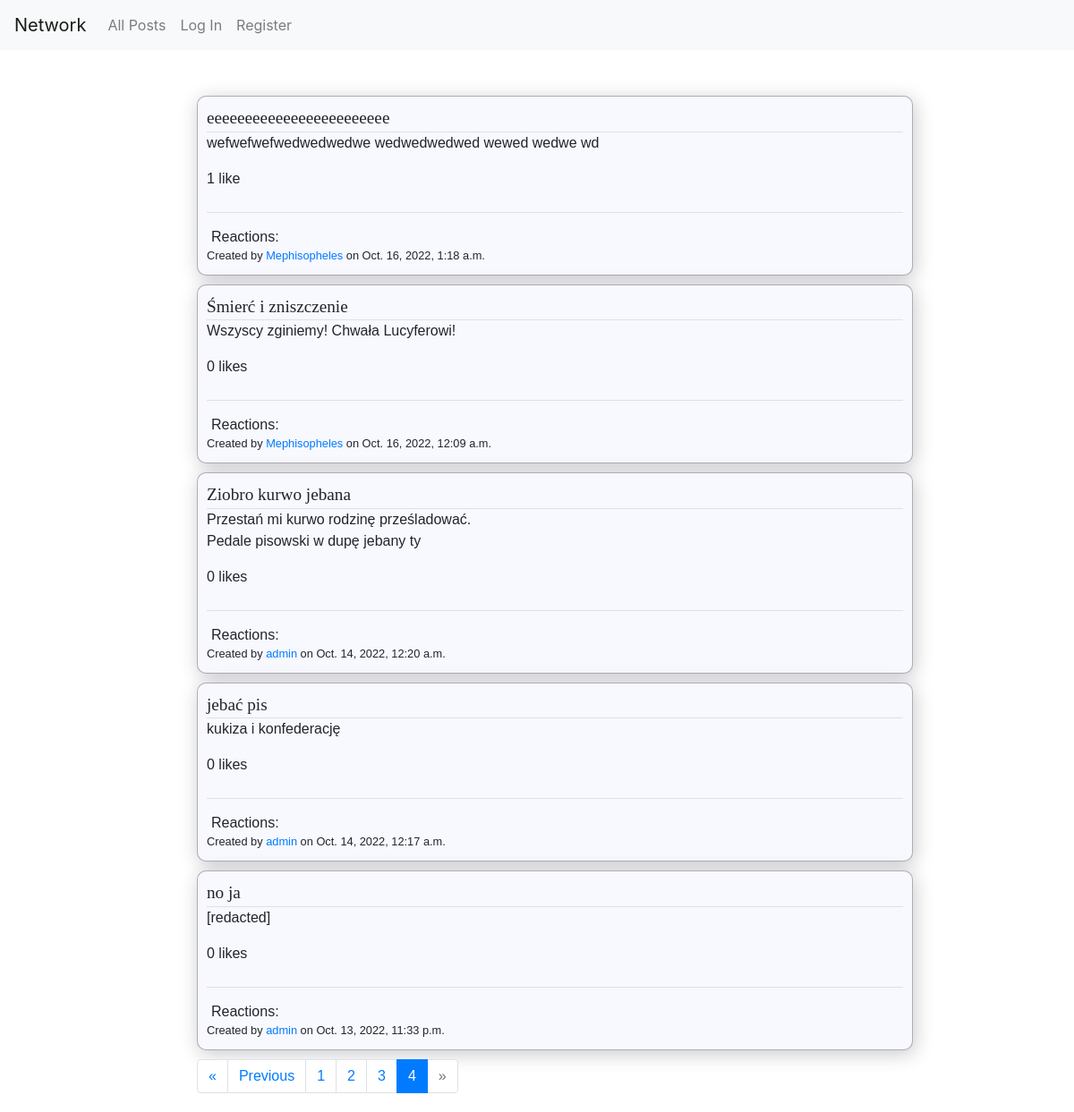
/?page=4, run on the app's committed database.
### network/models.py (models this page shows, shortened)
class Post(models.Model):
    author    = models.ForeignKey     (User, on_delete=models.CASCADE, related_name='posts')
    body      = models.CharField      (max_length=4096)
    likes     = models.ManyToManyField(User,          blank=True,      related_name='likes')
    timestamp = models.DateTimeField  (auto_now_add=True)
    title     = models.CharField      (max_length=64, blank=True)
    def total_likes(self):
        return self.likes.all().count()
    def get_reactions(self, user=None):
        reactions = {}
        for reaction_obj in self.reactions.all():
            category = reaction_obj.category.reaction
            if category in reactions.keys():
                reactions[category]['count'] += 1
            else:
                reactions[category]          = {}
                reactions[category]['emoji'] = reaction_obj.category.emoji
                reactions[category]['count'] = 1
        if user:
            user_reaction = self.reactions.filter(user=user)
            if len(user_reaction) == 1:
                key = str(user_reaction[0].category.reaction)
                reactions[key]['your_reaction'] = True
        return reactions

class User(AbstractUser):
    shadowbanned = models.BooleanField(default=False)

### network/views.py (the view)
# urls.py: path("",          views.index,       name="index"),
def index(request):
    content = paginate( filter_shadowbans(request,
                            Post.objects.all().order_by('-timestamp')),
                        request.GET.get('page'),
                        user=logged_in_user(request))
    return render(request, "network/index.html", {
        "new_post_form": NewPostForm,
        "paginator"    : content['paginator'],
        "page_obj"     : content['page_obj']
    })

### network/util.py (called while the page is built)
def paginate(content, page_number, paginate_by=10, user=None):
    paginator = Paginator(content, paginate_by)
    page_obj  = paginator.get_page(page_number)
    print(f"Logged in user is {user}")
    for page_item in page_obj:
        if hasattr(page_item, 'get_reactions'):
            page_item.reactions_data = page_item.get_reactions(user)
    return {
        "paginator": paginator,
        "page_obj" : page_obj
    }

def logged_in_user(request):
    return request.user if request.user.is_authenticated else None

def filter_shadowbans(request, posts):
    if request.user.is_superuser:
        return posts
    return posts.filter(Q(author__shadowbanned=False) | Q(author=request.user.id))

### network/templates/network/index.html (shortened to what this page needs)
{% extends "network/layout.html" %}
{% load static %}
{% block body %}
    <div class="content-wrapper">
        <div id="posts-view">
            {% for post in page_obj %}
                {% include "./post.html" %}
            {% empty %}
                No posts
            {% endfor %}
            <div id="pagination-wrapper">
                {% include './pagination.html' %}
            </div>
        </div>
    </div>
{% endblock %}

### network/templates/network/post.html (shortened to what this page needs)
<div {% if post.author.shadowbanned and request.user.is_superuser %}
        class="post post-shadowbanned"
    {% else %}
        class="post"
    {% endif %}
    id="post-{{ post.id }}" data-postid="{{ post.id }}">
    <div class="post-title">
        {% if post.title %}
            <span class="has-title">{{ post.title }}</span>
        {% else %}
            <span class="no-title">No title</span>
        {% endif %}
    </div>
    <div class="post-body">{{ post.body|linebreaks }}</div>
    <div class="post-likes">
        <span class="likes-counter">
            {{ post.total_likes }}
            like{% if post.total_likes != 1 %}s{% endif %}
        </span>
    </div>
    <div class="post-reactions-wrapper">
        <div class="post-reactions-container">
            <div class="post-reactions-interface">
                <div class="reactions-announcer"> Reactions:</div>
            </div>
        </div>
    </div>
    <div class="post-credentials">
        Created by
        <span class='author'>
            <a href="{% url 'profile' post.author.id %}">{{ post.author.username }}</a>
        </span>
        on {{ post.timestamp }}
    </div>
</div>

### network/static/network/styles.css (style rules this page uses)
* { -webkit-box-sizing: border-box; box-sizing: border-box; }
.content-wrapper { position: relative; margin: auto; margin-left: 0; -webkit-box-ordinal-group: 2; -ms-flex-order: 1; order: 1; }
#posts-view { position: relative; margin: auto; width: 100%; padding: 5px 20px; }
.post { position: relative; display: block; border: 1px solid rgba(0, 0, 0, 0.3); border-radius: 10px; margin: 10px 0px; padding: 10px; overflow-wrap: break-word; background-color: ghostwhite; -webkit-box-shadow: 2px 4px 21.37px #04022137; box-shadow: 2px 4px 21.37px #04022137; }
@media screen and (min-width: 1101px) { .post { width: 800px; } }
.post-title { max-width: 100%; border-bottom: 1px solid rgba(0, 0, 0, 0.1); font-family: "Times new roman", serif; font-size: 1.2em; }
.post-credentials { display: inline-block; }
.has-title { font-weight: 420.69; }
.post-likes { display: -webkit-box; display: -ms-flexbox; display: flex; }
.post-reactions-wrapper { max-width: 100%; margin-top: 25px; padding-top: 10px; border-top: 1px solid rgba(0, 0, 0, 0.1); }
.post-reactions-container { vertical-align: middle; display: -webkit-inline-box; display: -ms-inline-flexbox; display: inline-flex; }
.post-reactions-interface { display: -webkit-inline-box; display: -ms-inline-flexbox; display: inline-flex; -webkit-transform: translateY(18%); transform: translateY(18%); }
.reactions-announcer { margin-left: 5px; height: -webkit-fit-content; height: -moz-fit-content; height: fit-content; }
.post-credentials { font-size: 0.8em; }

### data on the page
Post: title "eeeeeeeeeeeeeeeeeeeeeeee", body "wefwefwefwedwedwedwe wedwedwedwed wewed wedwe wd", total_likes "1", author.username "Mephisopheles", timestamp "Oct. 16, 2022, 1:18 a.m."
Post: title "Śmierć i zniszczenie", body "Wszyscy zginiemy! Chwała Lucyferowi!", total_likes "0", author.username "Mephisopheles", timestamp "Oct. 16, 2022, 12:09 a.m."
Post: title "Ziobro kurwo jebana", body "Przestań mi kurwo rodzinę prześladować. Pedale pisowski w dupę jebany ty", total_likes "0", author.username "admin", timestamp "Oct. 14, 2022, 12:20 a.m."
Post: title "jebać pis", body "kukiza i konfederację", total_likes "0", author.username "admin", timestamp "Oct. 14, 2022, 12:17 a.m."
Post: title "no ja", body "[redacted]", total_likes "0", author.username "admin", timestamp "Oct. 13, 2022, 11:33 p.m."

### other printed values
{{ page.number }} "1" "2" "3"
{{ page_obj.number }} "4"
